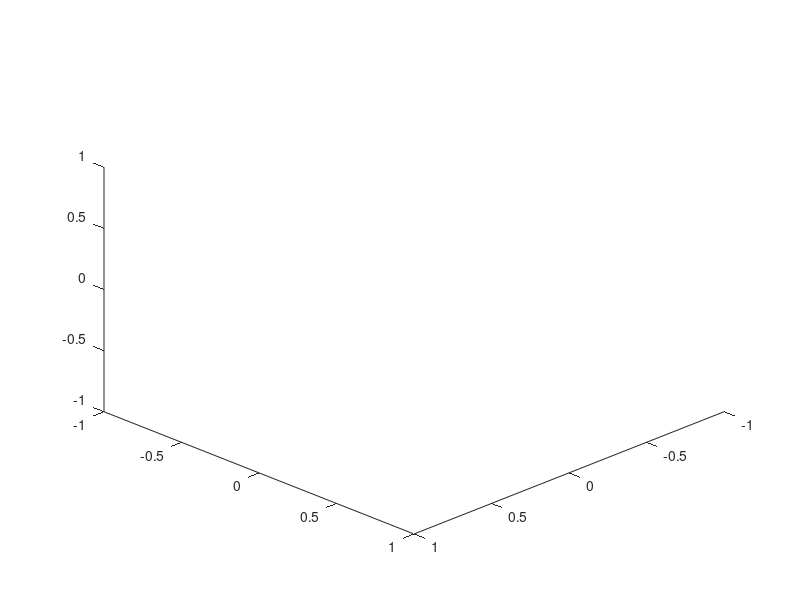

Reproduce this figure in MATLAB.
function ResetView( )
%RESETVIEW Reset 3D plot view
%   Written by:    J.X.J. Bannwarth, 28/09/2017
%   Last modified: J.X.J. Bannwarth, 28/09/2017
    view([1, 1, 1])
    xlim([-1 1])
    ylim([-1 1])
    zlim([-1 1])
end